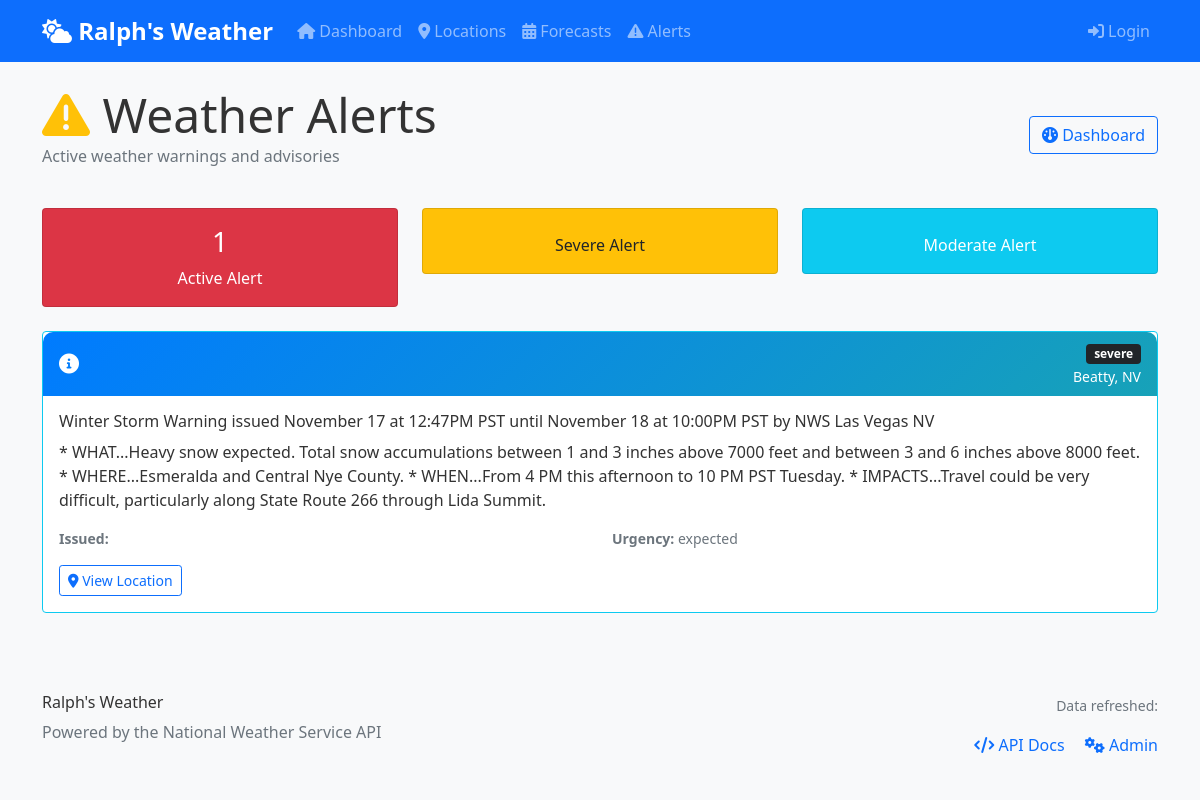
The app's page /alerts/ with its own data.
### weather/models.py (models this page shows, shortened)
class TimeStampedModel(models.Model):
    created_at = models.DateTimeField(auto_now_add=True)
    updated_at = models.DateTimeField(auto_now=True)
    class Meta:
        abstract = True

class WeatherAlert(TimeStampedModel):
    class Severity(models.TextChoices):
        MINOR = 'minor', 'Minor'
        MODERATE = 'moderate', 'Moderate'
        SEVERE = 'severe', 'Severe'
        EXTREME = 'extreme', 'Extreme'
    class Urgency(models.TextChoices):
        IMMEDIATE = 'immediate', 'Immediate'
        EXPECTED = 'expected', 'Expected'
        FUTURE = 'future', 'Future'
        PAST = 'past', 'Past'
        UNKNOWN = 'unknown', 'Unknown'
    id = models.UUIDField(primary_key=True, default=uuid.uuid4, editable=False)
    location = models.ForeignKey(Location, on_delete=models.CASCADE, related_name='alerts')
    nws_alert_id = models.CharField(max_length=100, unique=True, help_text="NWS Alert ID")
    event = models.CharField(max_length=200, help_text="Alert event type")
    headline = models.CharField(max_length=500, help_text="Alert headline")
    description = models.TextField(help_text="Full alert description")
    severity = models.CharField(max_length=20, choices=Severity.choices)
    urgency = models.CharField(max_length=20, choices=Urgency.choices)
    onset = models.DateTimeField(null=True, blank=True, help_text="Alert start time")
    expires = models.DateTimeField(null=True, blank=True, help_text="Alert expiration time")
    is_active = models.BooleanField(default=True)
    raw_data = models.JSONField(null=True, blank=True, help_text="Raw NWS alert data")
    class Meta:
        verbose_name = "Weather Alert"
        verbose_name_plural = "Weather Alerts"
        ordering = ['-onset', '-created_at']
        indexes = [
            models.Index(fields=['location', 'is_active']),
            models.Index(fields=['onset']),
            models.Index(fields=['severity']),
        ]

class Location(TimeStampedModel):
    id = models.UUIDField(primary_key=True, default=uuid.uuid4, editable=False)
    name = models.CharField(max_length=200, help_text="Location name (e.g., 'Austin, TX')")
    custom_name = models.CharField(
        max_length=200,
        blank=True,
        help_text="Custom display name for this location (optional)"
    )
    latitude = models.DecimalField(
        max_digits=9,
        decimal_places=6,
        null=True,
        blank=True,
        validators=[MinValueValidator(-90), MaxValueValidator(90)],
        help_text="Latitude in decimal degrees"
    )
    longitude = models.DecimalField(
        max_digits=9,
        decimal_places=6,
        null=True,
        blank=True,
        validators=[MinValueValidator(-180), MaxValueValidator(180)],
        help_text="Longitude in decimal degrees"
    )
    zip_code = models.CharField(
        max_length=10,
        blank=True,
        help_text="US ZIP code"
    )
    nws_office = models.CharField(max_length=10, blank=True, help_text="NWS forecast office")
    grid_x = models.IntegerField(null=True, blank=True, help_text="NWS grid X coordinate")
    grid_y = models.IntegerField(null=True, blank=True, help_text="NWS grid Y coordinate")
    created_by = models.ForeignKey(
        User,
        on_delete=models.SET_NULL,
        null=True,
        blank=True,
        related_name='locations'
    )
    is_active = models.BooleanField(default=True)
    last_forecast_update = models.DateTimeField(null=True, blank=True)
    display_order = models.IntegerField(default=0, help_text="Order for displaying locations")
    current_temp = models.IntegerField(null=True, blank=True, help_text="Current temperature")
    current_conditions = models.CharField(max_length=200, blank=True, help_text="Current weather conditions")
    current_humidity = models.IntegerField(null=True, blank=True, help_text="Current humidity percentage")
    current_wind_speed = models.IntegerField(null=True, blank=True, help_text="Current wind speed in mph")
    current_wind_direction = models.CharField(max_length=10, blank=True, help_text="Current wind direction")
    last_observation_time = models.DateTimeField(null=True, blank=True, help_text="Last observation timestamp")
    class Meta:
        verbose_name = "Location"
        verbose_name_plural = "Locations"
        ordering = ['display_order', 'name']
        indexes = [
            models.Index(fields=['name']),
            models.Index(fields=['zip_code']),
            models.Index(fields=['created_by']),
            models.Index(fields=['last_forecast_update']),
        ]

### weather/views.py (the view)
# urls.py: path('alerts/', views.AlertListView.as_view(), name='alert-list'),
class AlertListView(ListView):
    model = WeatherAlert
    template_name = 'weather/alert_list.html'
    context_object_name = 'alerts'
    paginate_by = 20
    def get_queryset(self):
        return WeatherAlert.objects.select_related('location').filter(
            location__is_active=True,
            is_active=True
        ).order_by('-onset')
    def get_context_data(self, **kwargs):
        context = super().get_context_data(**kwargs)
        context['page_title'] = 'Weather Alerts'
        return context

### templates/weather/alert_list.html (shortened to what this page needs)
{% extends "weather/base.html" %}
{% block content %}
<div class="d-flex justify-content-between align-items-center mb-4">
    <div>
        <h1 class="display-5 mb-0">
            <i class="fas fa-exclamation-triangle text-warning"></i> Weather Alerts
        </h1>
        <p class="text-muted">Active weather warnings and advisories</p>
    </div>
    <div>
        <a href="{% url 'weather:dashboard' %}" class="btn btn-outline-primary">
            <i class="fas fa-dashboard"></i> Dashboard
        </a>
    </div>
</div>
{% if alerts %}
<div class="row mb-4">
    <div class="col-md-4">
        <div class="card bg-danger text-white">
            <div class="card-body text-center">
                <h3>{{ alerts|length }}</h3>
                <p class="mb-0">Active Alert{{ alerts|length|pluralize }}</p>
            </div>
        </div>
    </div>
    <div class="col-md-4">
        <div class="card bg-warning text-dark">
            <div class="card-body text-center">
                <p class="mb-0">Severe Alert{{ alerts|length|pluralize }}</p>
            </div>
        </div>
    </div>
    <div class="col-md-4">
        <div class="card bg-info text-white">
            <div class="card-body text-center">
                <p class="mb-0">Moderate Alert{{ alerts|length|pluralize }}</p>
            </div>
        </div>
    </div>
</div>
<div class="row">
    {% for alert in alerts %}
    <div class="col-12 mb-4">
        <div class="card border-{% if alert.severity == 'Severe' %}danger{% elif alert.severity == 'Moderate' %}warning{% else %}info{% endif %}">
            <div class="card-header bg-{% if alert.severity == 'Severe' %}danger{% elif alert.severity == 'Moderate' %}warning{% else %}info{% endif %}
                        text-{% if alert.severity == 'Moderate' %}dark{% else %}white{% endif %}">
                <div class="d-flex justify-content-between align-items-center">
                    <h5 class="mb-0">
                        <i class="fas fa-{% if alert.severity == 'Severe' %}exclamation-triangle{% elif alert.severity == 'Moderate' %}exclamation-circle{% else %}info-circle{% endif %}"></i>
                    </h5>
                    <div class="text-end">
                        <span class="badge bg-dark">{{ alert.severity }}</span>
                        <br>
                        <small>{{ alert.location.name }}</small>
                    </div>
                </div>
            </div>
            <div class="card-body">
                {% if alert.headline %}
                <h6 class="card-title">{{ alert.headline }}</h6>
                {% endif %}
                {% if alert.description %}
                <p class="card-text">{{ alert.description }}</p>
                {% endif %}
                <div class="row text-muted small">
                    <div class="col-md-6">
                        <strong>Issued:</strong> {{ alert.issued_at|date:"M j, Y g:i A" }}<br>
                    </div>
                    <div class="col-md-6">
                        {% if alert.urgency %}
                        <strong>Urgency:</strong> {{ alert.urgency }}<br>
                        {% endif %}
                    </div>
                </div>
                <div class="mt-3">
                    <a href="{% url 'weather:location-detail' alert.location.id %}"
                       class="btn btn-outline-primary btn-sm">
                        <i class="fas fa-map-marker-alt"></i> View Location
                    </a>
                </div>
            </div>
        </div>
    </div>
    {% endfor %}
</div>
{% endif %}
{% endblock %}

### static/weather/css/style.css (style rules this page uses)
:root { --weather-primary: #007bff; --weather-secondary: #6c757d; --weather-success: #28a745; --weather-warning: #ffc107; --weather-danger: #dc3545; --weather-info: #17a2b8; --weather-light: #f8f9fa; --weather-dark: #343a40; }
body { font-family: 'Segoe UI', Tahoma, Geneva, Verdana, sans-serif; background-color: #f8f9fa; color: #333; }
.card-header { background: linear-gradient(135deg, var(--weather-primary), var(--weather-info)); color: white; border-radius: 10px 10px 0 0 !important; border: none; }

### records on screen
WeatherAlert: severity "severe", location.name "Beatty, NV", headline "Winter Storm Warning issued November 17 at 12:47PM PST until November 18 at 10:00PM PST by NWS Las Vegas NV", description "* WHAT...Heavy snow expected. Total snow accumulations between 1 and 3 inches above 7000 feet and between 3 and 6 inches above 8000 feet. * WHERE...Esmeralda and Central Nye County. * WHEN...From 4 PM this afternoon to 10 PM PST Tuesday. * IMPACTS...Travel could be very difficult, particularly along State Route 266 through Lida Summit.", urgency "expected"

### other values on screen
{{ alerts|length }} "1"
